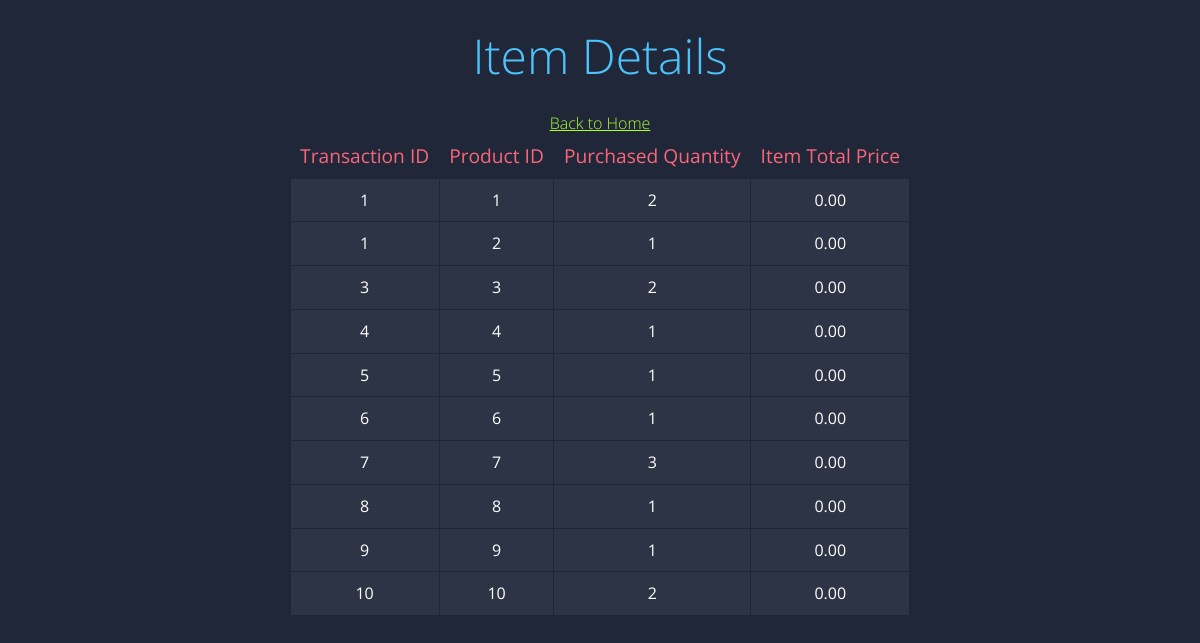
Page /item_Detail.php on the committed database.
### tables this page shows
CREATE TABLE Item_Detail (
  Trans_ID INT,
  Product_ID INT,
  Purchased_Quantity INT NOT NULL,
  Item_Total_Price DECIMAL(10,2) NOT NULL DEFAULT 0, 
  PRIMARY KEY (Trans_ID, Product_ID),
  FOREIGN KEY (Trans_ID) REFERENCES Transaction(Trans_ID),
  FOREIGN KEY (Product_ID) REFERENCES Product(Product_ID)
);

### item_Detail.php (the view, shortened to what this page needs)
<!DOCTYPE html>
<html>
<head>
	<link rel="stylesheet" href="styles.css">
</head>
<body>
	<div class="container">
		<h1>Item Details</h1>
        <a href="home.html">Back to Home</a>
        <?php
        $servername = "cssql.seattleu.edu";
        $username = "bd_rwidjaja1";
        $password = "3300rwidjaja1-Bvkw";
        $dbname = "bd_rwidjaja1";
        $conn = mysqli_connect($servername, $username, $password, $dbname);
        $sql = "SELECT * FROM Item_Detail";
        $result = mysqli_query($conn, $sql);
        if (mysqli_num_rows($result) > 0) {
            echo "<table>
                    <tr>
                        <th>Transaction ID</th>
                        <th>Product ID</th>
                        <th>Purchased Quantity</th>
                        <th>Item Total Price</th>
                    </tr>";
            while($row = mysqli_fetch_assoc($result)) {
                echo "<tr>
                        <td>" . $row["Trans_ID"]. "</td>
                        <td>" . $row["Product_ID"]. "</td>
                        <td>" . $row["Purchased_Quantity"] . "</td>
                        <td>" . $row["Item_Total_Price"] . "</td>
                    </tr>";
            }
            echo "</table>";
        } else {
            echo "0 results";
        }
        ?>
	</div>
</body>
</html>

### styles.css (style rules this page uses)
a { color:greenyellow }
body { font-family: 'Open Sans', sans-serif; font-weight: 300; line-height: 1.42em; color:#A7A1AE; background-color:#1F2739; }
h1 { font-size:3em; font-weight: 300; line-height:1em; text-align: center; color: #4DC3FA; }
table { margin: 0 auto; border-collapse: collapse; }
.container { margin: 0 auto; text-align: center; }
.container th { background-color: #1F2739; color: #FB667A; font-weight: normal; font-size: 1.2em; padding: 10px; }
.container td { background-color: #2C3446; color: #fff; font-weight: normal; font-size: 1em; padding: 10px; border: 1px solid #1F2739; }

### rows in the picture
item_detail: Trans_ID "1", Product_ID "1", Purchased_Quantity "2", Item_Total_Price "0.00"
item_detail: Trans_ID "1", Product_ID "2", Purchased_Quantity "1", Item_Total_Price "0.00"
item_detail: Trans_ID "3", Product_ID "3", Purchased_Quantity "2", Item_Total_Price "0.00"
item_detail: Trans_ID "4", Product_ID "4", Purchased_Quantity "1", Item_Total_Price "0.00"
item_detail: Trans_ID "5", Product_ID "5", Purchased_Quantity "1", Item_Total_Price "0.00"
item_detail: Trans_ID "6", Product_ID "6", Purchased_Quantity "1", Item_Total_Price "0.00"
item_detail: Trans_ID "7", Product_ID "7", Purchased_Quantity "3", Item_Total_Price "0.00"
item_detail: Trans_ID "8", Product_ID "8", Purchased_Quantity "1", Item_Total_Price "0.00"
item_detail: Trans_ID "9", Product_ID "9", Purchased_Quantity "1", Item_Total_Price "0.00"
item_detail: Trans_ID "10", Product_ID "10", Purchased_Quantity "2", Item_Total_Price "0.00"
